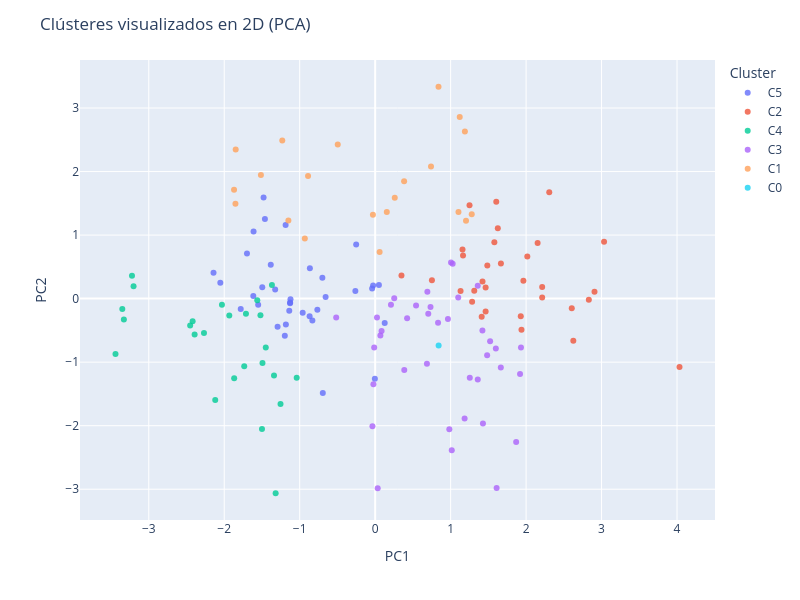

Notebook code for this chart:
### Markdown cell above
### <font color='008dc3'> Visualizaciones  </font>

### Code cell
# Realizo un PCA
pca = PCA(n_components=2)
X_pca = pca.fit_transform(X)

# Crear un DataFrame para graficar fácilmente
df_pca = pd.DataFrame(X_pca, columns=['PC1', 'PC2'])
df_pca['Name'] = data['Name'].values
df_pca['Cluster'] = data['Cluster'].values

# Crear el scatterplot interactivo con Plotly Express
fig = px.scatter(
    df_pca, 
    x='PC1', 
    y='PC2', 
    color='Cluster',
    hover_data=['Name'],  # Mostrará 'Name'
)

# Personalizar apariencia
fig.update_traces(marker=dict(opacity=0.8))
fig.update_layout(
    title='Clústeres visualizados en 2D (PCA)',
    width=800,
    height=600,
)

fig.show()

### Figure 1 — Plotly figure (JSON) as saved in the notebook; plotly's stock layout.template omitted (floating-point values rounded to 4 significant figures)
{"data": [{"customdata": [["Bulbasaur"], ["Ivysaur"], ["Squirtle"], ["Wartortle"], ["Butterfree"], ["Pidgeotto"], ["Nidoran"], ["Nidorina"], ["Nidorino"], ["Clefairy"], ["Jigglypuff"], ["Oddish"], ["Gloom"], ["Paras"], ["Venonat"], ["Psyduck"], ["Growlithe"], ["Machop"], ["Bellsprout"], ["Weepinbell"], ["Tentacool"], ["Slowpoke"], ["Magnemite"], ["Farfetch'd"], ["Seel"], ["Grimer"], ["Drowzee"], ["Exeggcute"], ["Cubone"], ["Lickitung"], ["Ditto"], ["Eevee"], ["Porygon"], ["Omanyte"], ["Dratini"]], "hovertemplate": "Cluster=C5<br>PC1=%{x}<br>PC2=%{y}<br>Name=%{customdata[0]}<extra></extra>", "legendgroup": "C5", "marker": {"color": "#636efa", "opacity": 0.8, "symbol": "circle"}, "mode": "markers", "name": "C5", "orientation": "v", "showlegend": true, "type": "scatter", "x": [-1.183, 0.1265, -1.325, 0.04962, -0.004167, -0.9605, -2.052, -0.6997, -0.6566, -1.127, -2.142, -1.128, -0.02686, -1.699, -1.496, -1.293, -0.8318, -1.611, -1.615, -0.2625, -0.6939, -1.478, -1.197, -0.7661, -1.122, -1.187, -0.8688, -1.383, -1.461, -0.2518, -1.781, -1.138, -0.04041, -0.8651, -1.55], "xaxis": "x", "y": [-0.4078, -0.3831, 0.1419, 0.2133, -1.261, -0.2231, 0.2507, 0.3294, 0.02739, -0.06247, 0.4064, -0.07113, 0.2048, 0.7087, 0.1774, -0.441, -0.3435, 1.057, 0.04043, 0.1192, -1.486, 1.592, -0.5859, -0.1743, -0.009442, 1.16, -0.2763, 0.5337, 1.253, 0.8517, -0.1631, -0.1926, 0.1582, 0.4798, -0.09736], "yaxis": "y"}, {"customdata": [["Venusaur"], ["Blastoise"], ["Nidoqueen"], ["Nidoking"], ["Clefable"], ["Wigglytuff"], ["Vileplume"], ["Golduck"], ["Arcanine"], ["Poliwrath"], ["Machamp"], ["Victreebel"], ["Slowbro"], ["Dewgong"], ["Muk"], ["Hypno"], ["Exeggutor"], ["Kangaskhan"], ["Seaking"], ["Gyarados"], ["Lapras"], ["Vaporeon"], ["Flareon"], ["Omastar"], ["Snorlax"], ["Articuno"], ["Zapdos"], ["Moltres"], ["Dragonite"], ["Mewtwo"], ["Mew"]], "hovertemplate": "Cluster=C2<br>PC1=%{x}<br>PC2=%{y}<br>Name=%{customdata[0]}<extra></extra>", "legendgroup": "C2", "marker": {"color": "#EF553B", "opacity": 0.8, "symbol": "circle"}, "mode": "markers", "name": "C2", "orientation": "v", "showlegend": true, "type": "scatter", "x": [1.93, 1.964, 1.486, 1.464, 1.285, 0.3486, 1.422, 1.412, 2.213, 1.579, 1.605, 1.313, 1.25, 1.132, 1.625, 1.464, 1.666, 1.164, 0.7521, 2.153, 2.016, 1.939, 2.213, 1.157, 2.307, 2.831, 2.626, 2.605, 3.033, 4.033, 2.907], "xaxis": "x", "y": [-0.2781, 0.2814, 0.5216, 0.1766, -0.04788, 0.3627, 0.269, -0.2836, 0.01587, 0.8885, 1.525, 0.1242, 1.468, 0.1218, 1.107, -0.2034, 0.5529, 0.6778, 0.2903, 0.874, 0.6629, -0.4893, 0.1813, 0.774, 1.675, -0.01898, -0.6641, -0.153, 0.8951, -1.075, 0.1099], "yaxis": "y"}, {"customdata": [["Charmander"], ["Caterpie"], ["Metapod"], ["Weedle"], ["Kakuna"], ["Pidgey"], ["Rattata"], ["Spearow"], ["Ekans"], ["Pikachu"], ["Nidoran"], ["Vulpix"], ["Zubat"], ["Diglett"], ["Meowth"], ["Mankey"], ["Poliwag"], ["Abra"], ["Doduo"], ["Gastly"], ["Voltorb"], ["Horsea"], ["Goldeen"], ["Staryu"], ["Magikarp"]], "hovertemplate": "Cluster=C4<br>PC1=%{x}<br>PC2=%{y}<br>Name=%{customdata[0]}<extra></extra>", "legendgroup": "C4", "marker": {"color": "#00cc96", "opacity": 0.8, "symbol": "circle"}, "mode": "markers", "name": "C4", "orientation": "v", "showlegend": true, "type": "scatter", "x": [-1.449, -3.351, -3.222, -3.33, -3.201, -2.419, -2.392, -2.268, -1.712, -1.34, -2.03, -1.493, -2.452, -2.119, -1.868, -1.52, -1.735, -1.319, -1.562, -1.5, -1.254, -1.933, -1.368, -1.04, -3.441], "xaxis": "x", "y": [-0.7704, -0.1627, 0.358, -0.3273, 0.1934, -0.356, -0.5657, -0.5426, -0.2391, -1.208, -0.09502, -1.014, -0.4233, -1.595, -1.254, -0.2615, -1.065, -3.063, -0.02476, -2.051, -1.658, -0.265, 0.2152, -1.244, -0.8729], "yaxis": "y"}, {"customdata": [["Charmeleon"], ["Charizard"], ["Beedrill"], ["Pidgeot"], ["Raticate"], ["Fearow"], ["Arbok"], ["Raichu"], ["Ninetales"], ["Golbat"], ["Venomoth"], ["Dugtrio"], ["Persian"], ["Primeape"], ["Poliwhirl"], ["Kadabra"], ["Alakazam"], ["Tentacruel"], ["Ponyta"], ["Rapidash"], ["Magneton"], ["Dodrio"], ["Haunter"], ["Gengar"], ["Electrode"], ["Hitmonlee"], ["Hitmonchan"], ["Seadra"], ["Starmie"], ["Mr. Mime"], ["Scyther"], ["Jynx"], ["Electabuzz"], ["Magmar"], ["Tauros"], ["Jolteon"], ["Aerodactyl"], ["Dragonair"]], "hovertemplate": "Cluster=C3<br>PC1=%{x}<br>PC2=%{y}<br>Name=%{customdata[0]}<extra></extra>", "legendgroup": "C3", "marker": {"color": "#ab63fa", "opacity": 0.8, "symbol": "circle"}, "mode": "markers", "name": "C3", "orientation": "v", "showlegend": true, "type": "scatter", "x": [-0.0131, 1.932, 0.02401, 0.9641, 0.08469, 0.4234, 0.5418, 1.254, 1.599, 0.7037, 0.6859, -0.02328, 0.3857, 0.7337, -0.5164, 0.03367, 1.609, 1.92, 0.06888, 1.421, 0.8334, 0.6916, -0.03595, 1.428, 0.9827, 1.101, 1.005, 0.2092, 1.665, 1.185, 1.359, 1.015, 1.359, 1.484, 1.027, 1.868, 1.523, 0.2527], "xaxis": "x", "y": [-0.7712, -0.7712, -0.299, -0.3223, -0.5083, -0.3098, -0.1078, -1.244, -0.7833, -0.2396, -1.025, -1.347, -1.123, -0.1302, -0.2986, -2.985, -2.98, -1.187, -0.5821, -0.5034, -0.3809, 0.1065, -2.009, -1.967, -2.056, 0.01675, 0.5677, -0.09694, -1.086, -1.889, 0.2013, -2.387, -1.273, -0.8929, 0.5484, -2.256, -0.6708, 0.007617], "yaxis": "y"}, {"customdata": [["Sandshrew"], ["Sandslash"], ["Parasect"], ["Machoke"], ["Geodude"], ["Graveler"], ["Golem"], ["Shellder"], ["Cloyster"], ["Onix"], ["Krabby"], ["Kingler"], ["Marowak"], ["Koffing"], ["Weezing"], ["Rhyhorn"], ["Rhydon"], ["Tangela"], ["Pinsir"], ["Kabuto"], ["Kabutops"]], "hovertemplate": "Cluster=C1<br>PC1=%{x}<br>PC2=%{y}<br>Name=%{customdata[0]}<extra></extra>", "legendgroup": "C1", "marker": {"color": "#FFA15A", "opacity": 0.8, "symbol": "circle"}, "mode": "markers", "name": "C1", "orientation": "v", "showlegend": true, "type": "scatter", "x": [-1.87, 0.3837, 0.1541, -0.0298, -1.848, -0.4957, 1.121, -1.852, 1.189, -0.8892, -1.514, 0.7398, 0.2596, -1.15, 1.104, -1.231, 0.8394, 0.05891, 1.279, -0.9322, 1.204], "xaxis": "x", "y": [1.715, 1.847, 1.365, 1.32, 2.347, 2.426, 2.857, 1.492, 2.631, 1.93, 1.947, 2.078, 1.589, 1.23, 1.362, 2.487, 3.335, 0.7354, 1.328, 0.9449, 1.227], "yaxis": "y"}, {"customdata": [["Chansey"]], "hovertemplate": "Cluster=C0<br>PC1=%{x}<br>PC2=%{y}<br>Name=%{customdata[0]}<extra></extra>", "legendgroup": "C0", "marker": {"color": "#19d3f3", "opacity": 0.8, "symbol": "circle"}, "mode": "markers", "name": "C0", "orientation": "v", "showlegend": true, "type": "scatter", "x": [0.841], "xaxis": "x", "y": [-0.7371], "yaxis": "y"}], "layout": {"height": 600, "legend": {"title": {"text": "Cluster"}, "tracegroupgap": 0}, "margin": {"t": 60}, "title": {"text": "Clústeres visualizados en 2D (PCA)"}, "width": 800, "xaxis": {"anchor": "y", "domain": [0, 1], "title": {"text": "PC1"}}, "yaxis": {"anchor": "x", "domain": [0, 1], "title": {"text": "PC2"}}}}
